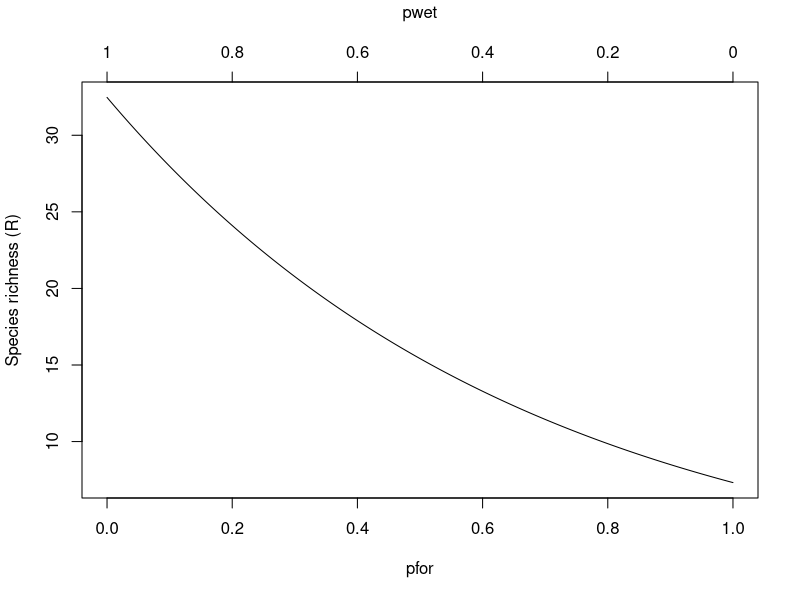
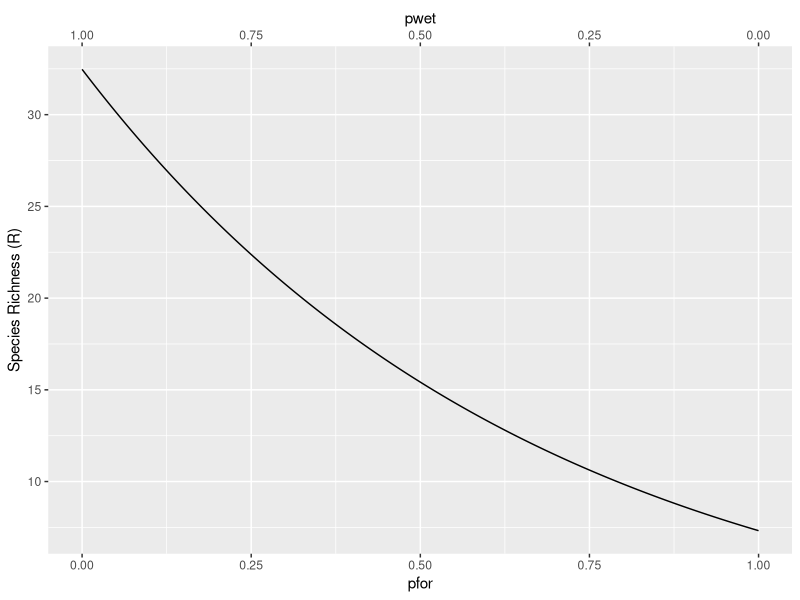
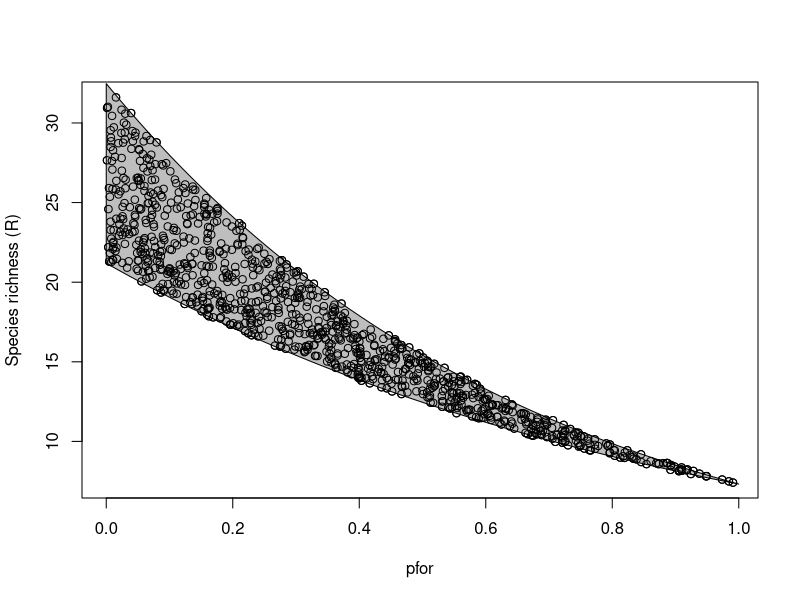
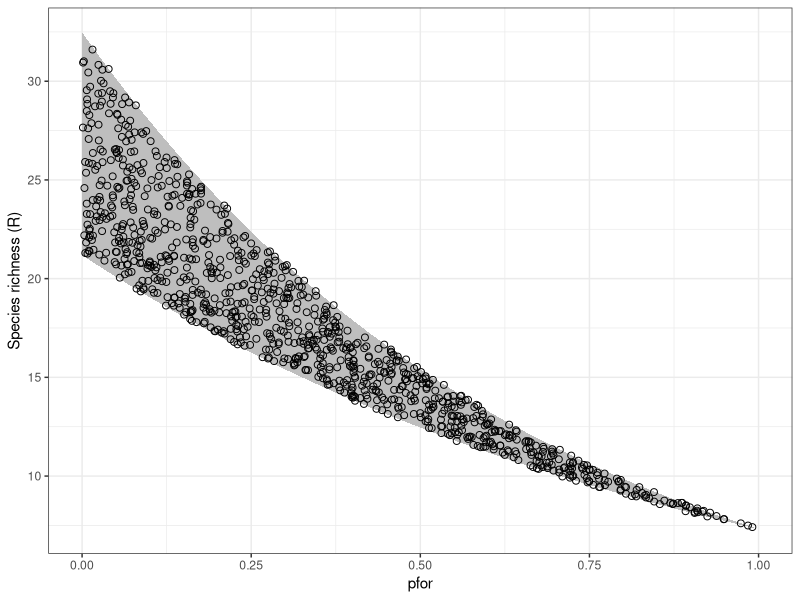

Write R code to recreate these figures, in order.
rm(list=ls())
library('gtools')
library('ggplot2')
set.seed(1)

#basic settings
n=1000 #number of observations
ncov=3 #number of covariates

#parameters
b0=3
b1=-1
b2=0
b3=0.5

#covariates
covs=rdirichlet(n,rep(1,ncov))
colnames(covs)=c('pfor','pagri','pwet')

#response
rich=rpois(n,exp(b0+b1*covs[,'pfor']+b2*covs[,'pagri']+b3*covs[,'pwet']))

#combine everything
dat1=data.frame(rich=rich,
                pfor=covs[,'pfor'],
                pagri=covs[,'pagri'],
                pwet=covs[,'pwet'])

#fit model
mod1=glm(rich~pfor+pagri,data=dat1,family='poisson')
coef1=coef(mod1)

#create conditional plots in base R
pfor=seq(from=0,to=1,length.out=1000) 
mean1=exp(coef1['(Intercept)']+coef1['pfor']*pfor+coef1['pagri']*0) 
plot(pfor,mean1,type='l',xlab="pfor",ylab='Species richness (R)')

#add second x-axis
z=seq(from=0,to=1,by=0.2)
axis(side=3,at=z,labels=z[length(z):1],cex.axis=1)
mtext(side=3,line=3,'pwet',cex=1)

#create conditional plots using ggplot
dat1=data.frame(pfor=pfor,
                mean.spp.richness=mean1,
                pwet=1-pfor)
ggplot(dat1,aes(x=pfor,y=mean.spp.richness))+
  geom_line(color='black')+
  scale_x_continuous(name='pfor',
                     sec.axis=sec_axis(trans=~.*(-1)+1,name='pwet'))+
  ylab('Species Richness (R)')

#randomly drawn proportion covariates
n=1000
covs=rdirichlet(n,rep(1,ncov))
colnames(covs)=c('pfor','pagri','pwet')

#calculate the mean
mean1=exp(coef1['(Intercept)']+coef1['pfor']*covs[,'pfor']+coef1['pagri']*covs[,'pagri'])

#draw polygon 
pfor=seq(from=0,to=1,length.out=100)
pagri=1-pfor
#upper line (increase pfor, decrease pwet)
upper1=exp(coef1['(Intercept)']+coef1['pfor']*pfor) 
#lower line (increase pfor, decrease pagri)
lower1=exp(coef1['(Intercept)']+coef1['pfor']*pfor+coef1['pagri']*pagri) 

#create marginal plot using base R
plot(covs[,'pfor'],mean1,xlab="pfor",ylab='Species richness (R)')
coord=data.frame(x=c(pfor,pfor[length(pfor):1]),
                 y=c(upper1,lower1[length(pfor):1]))
polygon(coord$x,coord$y,col='grey')
points(covs[,'pfor'],mean1)

#create marginal plots in ggplot2
dat1=data.frame(pfor=covs[,'pfor'],
                pagri=covs[,'pagri'],
                pwet=covs[,'pwet'],
                mean.spp.richness=mean1)
ggplot()+
  geom_polygon(data=coord,aes(x=x,y=y),fill='grey')+
  geom_point(data=dat1,aes(x=pfor,y=mean.spp.richness),size=2,shape=1)+
  theme_bw()+
  xlab('pfor')+
  ylab('Species richness (R)')
